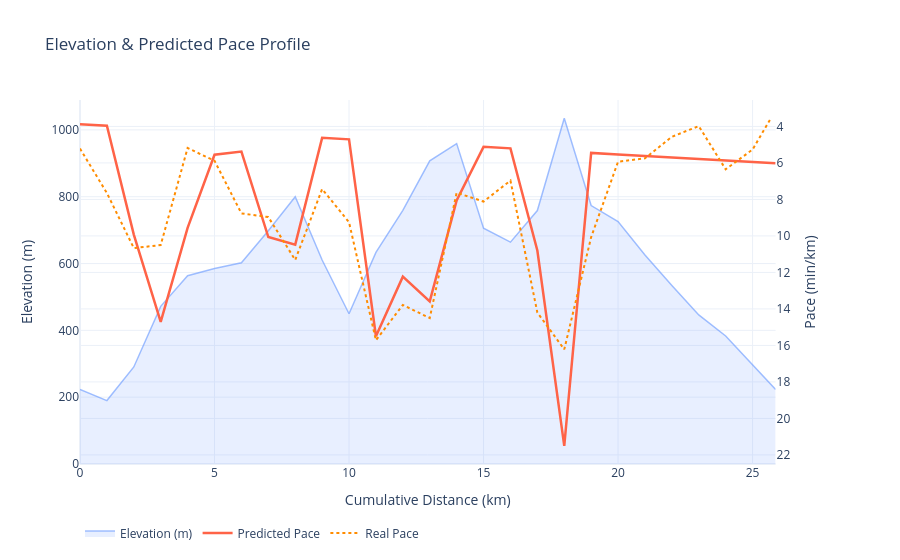

The code cell stored with this chart in its notebook:
### Code cell
import plotly.graph_objects as go
import plotly.express as px
from plotly.subplots import make_subplots

fig = make_subplots(specs=[[{"secondary_y": True}]])

fig.add_trace(
    go.Scatter(
        x=splits["distance_km"], y=splits["elevation_m"],
        fill="tozeroy", fillcolor="rgba(100,150,255,0.15)",
        line=dict(color="rgba(100,150,255,0.6)", width=1.5),
        name="Elevation (m)",
        hovertemplate="%{y:.0f} m<extra></extra>",
    ),
    secondary_y=False,
)

splits["pace_fmt"]    = splits["predicted_pace"].apply(conv.min_to_chrono)

fig.add_trace(
    go.Scatter(
        x=splits["distance_km"], y=splits["predicted_pace"],
        line=dict(color="tomato", width=2.5),
        name="Predicted Pace",
        customdata=splits["pace_fmt"],
        hovertemplate="%{customdata} min/km<extra></extra>",
    ),
    secondary_y=True,
)
fig.add_trace(
    go.Scatter(
        x=df_temps_pierre["cum_dist"]-1, y=df_temps_pierre["pace"],
        line=dict(color="darkorange", width=2, dash="dot"),
        name="Real Pace",
        # customdata=df_temps_pierre["fatigue_fmt"],
        # hovertemplate="%{customdata} min/km<extra></extra>",
    ),
    secondary_y=True,
)

fig.update_layout(
    title="Elevation & Predicted Pace Profile",
    xaxis_title="Cumulative Distance (km)",
    hovermode="x unified",
    template="plotly_white",
    legend=dict(orientation="h", y=-0.15),
)
fig.update_yaxes(title_text="Elevation (m)",    secondary_y=False)
fig.update_yaxes(title_text="Pace (min/km)",    secondary_y=True,  autorange="reversed")

fig.show()
# fig.write_html("data/chart_elevation_pace.html", include_plotlyjs="cdn", full_html=False)
# print("✅ Embeddable div saved → data/chart_elevation_pace.html")

### Figure 1 — Plotly figure (JSON) as saved in the notebook; plotly's stock layout.template omitted (floating-point values rounded to 4 significant figures)
{"data": [{"fill": "tozeroy", "fillcolor": "rgba(100,150,255,0.15)", "hovertemplate": "%{y:.0f} m<extra></extra>", "line": {"color": "rgba(100,150,255,0.6)", "width": 1.5}, "name": "Elevation (m)", "type": "scatter", "x": [0.0, 1.0, 2.0, 3.0, 4.0, 5.0, 6.0, 7.0, 8.0, 9.0, 10.0, 11.0, 12.0, 13.0, 14.0, 15.0, 16.0, 17.0, 18.0, 19.0, 20.0, 21.0, 22.0, 23.0, 24.0, 25.0, 25.86], "xaxis": "x", "y": [223.2, 189.8, 290.5, 471.7, 563.4, 584.9, 602.1, 698.1, 799.7, 610.5, 449.7, 633.2, 759.3, 907.2, 959.0, 705.5, 664.0, 758.5, 1035.0, 773.5, 725.5, 625.3, 533.9, 446.2, 383.3, 296.5, 223.0], "yaxis": "y"}, {"customdata": ["3:53", "3:58", "9:56", "14:43", "9:34", "5:33", "5:23", "10:04", "10:29", "4:38", "4:42", "15:30", "12:14", "13:35", "8:03", "5:07", "5:12", "10:48", "21:30", "5:27", "5:32", "5:37", "5:42", "5:47", "5:52", "5:57", "6:01"], "hovertemplate": "%{customdata} min/km<extra></extra>", "line": {"color": "tomato", "width": 2.5}, "name": "Predicted Pace", "type": "scatter", "x": [0.0, 1.0, 2.0, 3.0, 4.0, 5.0, 6.0, 7.0, 8.0, 9.0, 10.0, 11.0, 12.0, 13.0, 14.0, 15.0, 16.0, 17.0, 18.0, 19.0, 20.0, 21.0, 22.0, 23.0, 24.0, 25.0, 25.86], "xaxis": "x", "y": [3.883, 3.966, 9.926, 14.71, 9.561, 5.554, 5.382, 10.06, 10.48, 4.626, 4.708, 15.5, 12.23, 13.59, 8.057, 5.12, 5.203, 10.8, 21.5, 5.45, 5.533, 5.615, 5.698, 5.78, 5.863, 5.945, 6.016], "yaxis": "y2"}, {"line": {"color": "darkorange", "dash": "dot", "width": 2}, "name": "Real Pace", "type": "scatter", "x": [0.0, 1.0, 2.0, 3.0, 4.0, 5.0, 6.0, 7.0, 8.0, 9.0, 10.0, 11.0, 12.0, 13.0, 14.0, 15.0, 16.0, 17.0, 18.0, 19.0, 20.0, 21.0, 22.0, 23.0, 24.0, 25.0, 25.68], "xaxis": "x", "y": [5.217, 7.65, 10.67, 10.5, 5.183, 5.883, 8.767, 8.967, 11.32, 7.433, 9.25, 15.72, 13.78, 14.5, 7.633, 8.117, 6.967, 14.2, 16.22, 10.07, 5.933, 5.75, 4.567, 3.983, 6.35, 5.267, 3.55], "yaxis": "y2"}], "layout": {"hovermode": "x unified", "legend": {"orientation": "h", "y": -0.15}, "title": {"text": "Elevation & Predicted Pace Profile"}, "xaxis": {"anchor": "y", "domain": [0, 0.94], "title": {"text": "Cumulative Distance (km)"}}, "yaxis": {"anchor": "x", "domain": [0, 1], "title": {"text": "Elevation (m)"}}, "yaxis2": {"anchor": "x", "autorange": "reversed", "overlaying": "y", "side": "right", "title": {"text": "Pace (min/km)"}}}}
